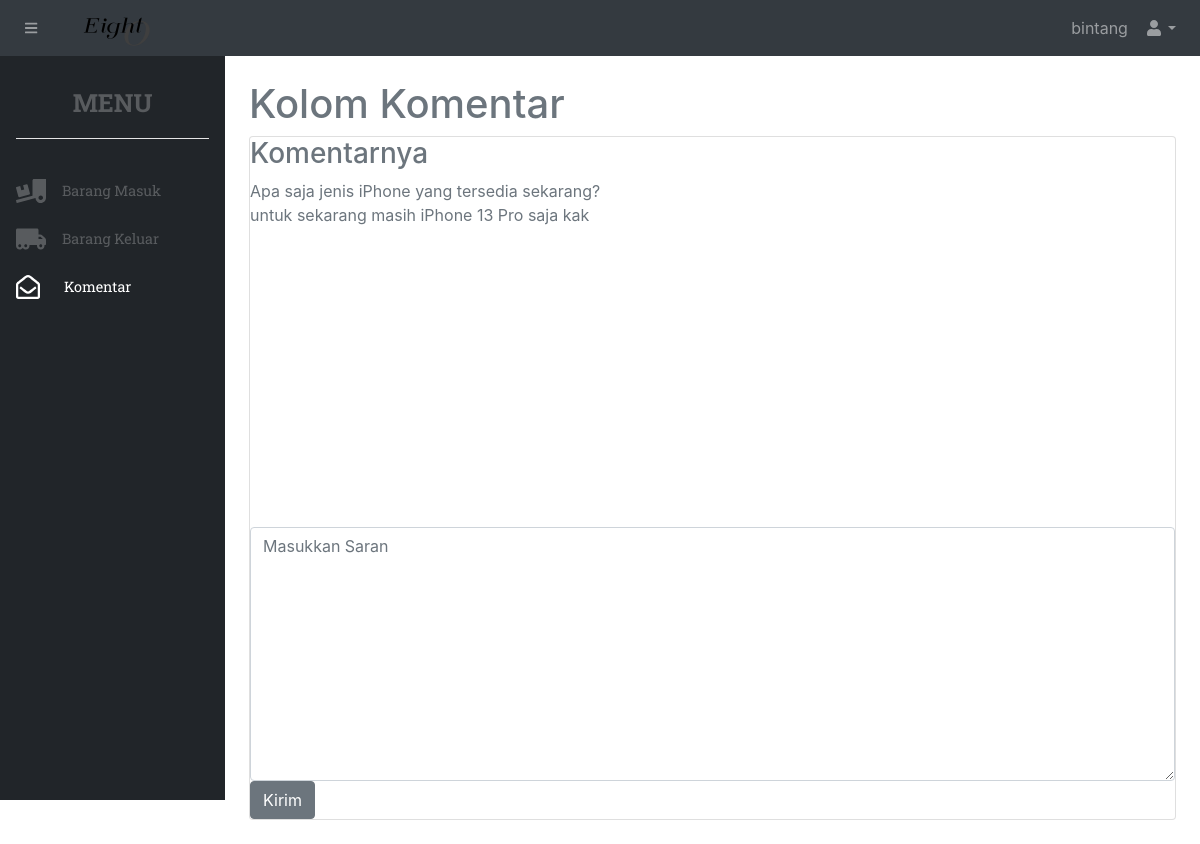
The app's page /stockbarang/komentar.php (signed in), older data.
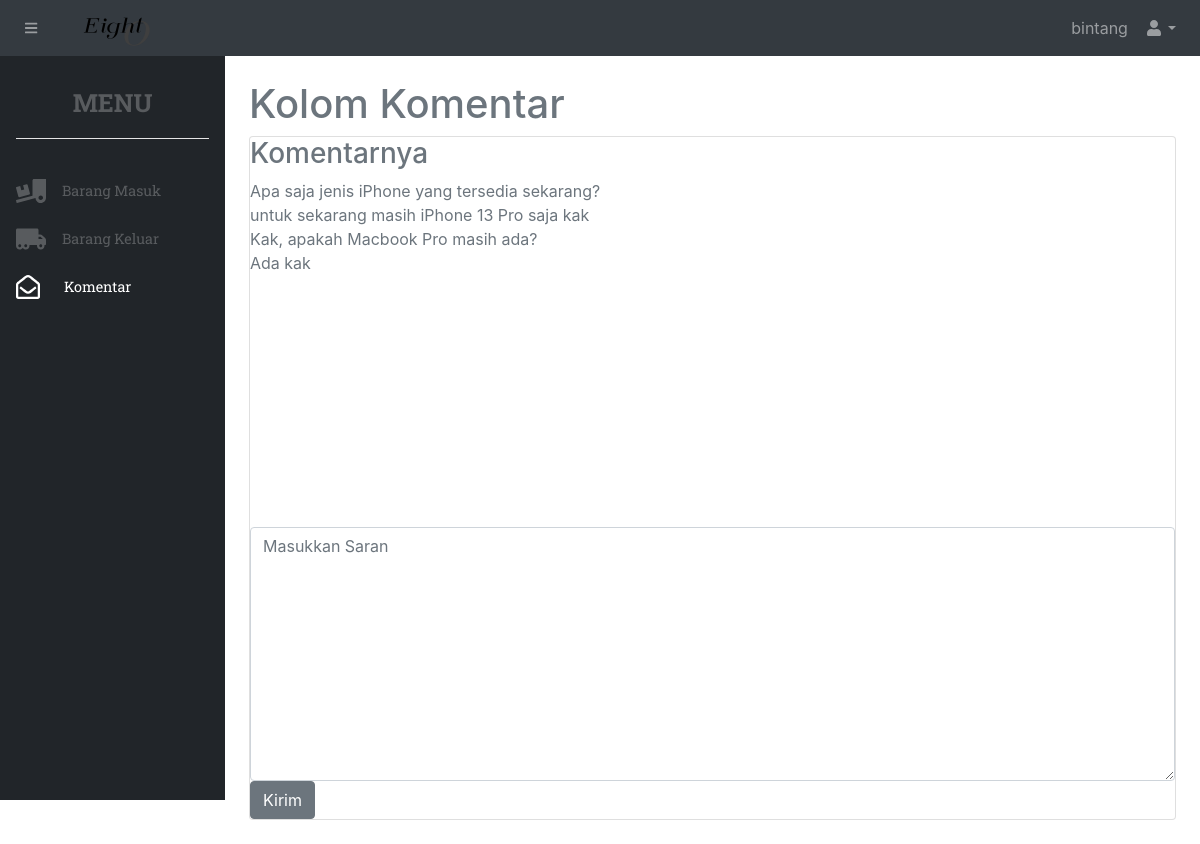
The same page, newer data.
### tables this page shows
CREATE TABLE `saran` (
  `idsaran` int(11) NOT NULL,
  `iduser` int(11) NOT NULL,
  `isi` text NOT NULL,
  `waktu` varchar(255) NOT NULL,
  `tujuan` varchar(255) NOT NULL DEFAULT 'umum',
  `level` varchar(255) NOT NULL
);

### stockbarang/komentar.php (the view, shortened to what this page needs)
<?php include "include/header.php"; ?>
<?php
    $iduser = $_SESSION['iduser'];
    $result = mysqli_query($koneksi, "SELECT * FROM saran WHERE iduser = '$iduser' OR (level = 'admin' AND tujuan = '$iduser')");
    $rows = [];
    while($row = mysqli_fetch_assoc($result)) {
        $rows[] = $row;
    }
    $komennya = $rows;
?>
<h1 class="mt-4">Kolom Komentar</h1>
<div class="card mb-4">
<h3>Komentarnya</h3>
<div style="width: 50%;height:300px;">
<?php foreach($komennya as $kmn): ?>
    <div>
        <?= $kmn['isi']; ?>
    </div>
<?php endforeach; ?>
</div>
<div class="table-responsive mt-5">
            <form action="" method="post">
                <textarea placeholder="Masukkan Saran" name="isi" id="isi" class="form-control" rows="10"></textarea>
                <button name="kirim" class="btn btn-secondary" type="submit">Kirim</button>
            </form>
        </div>
</div>
<?php include "include/footer.php"; ?>

Row changes from the older to the newer data that the page shows:
added saran: isi "Kak, apakah Macbook Pro masih ada?"
added saran: isi "Ada kak"
